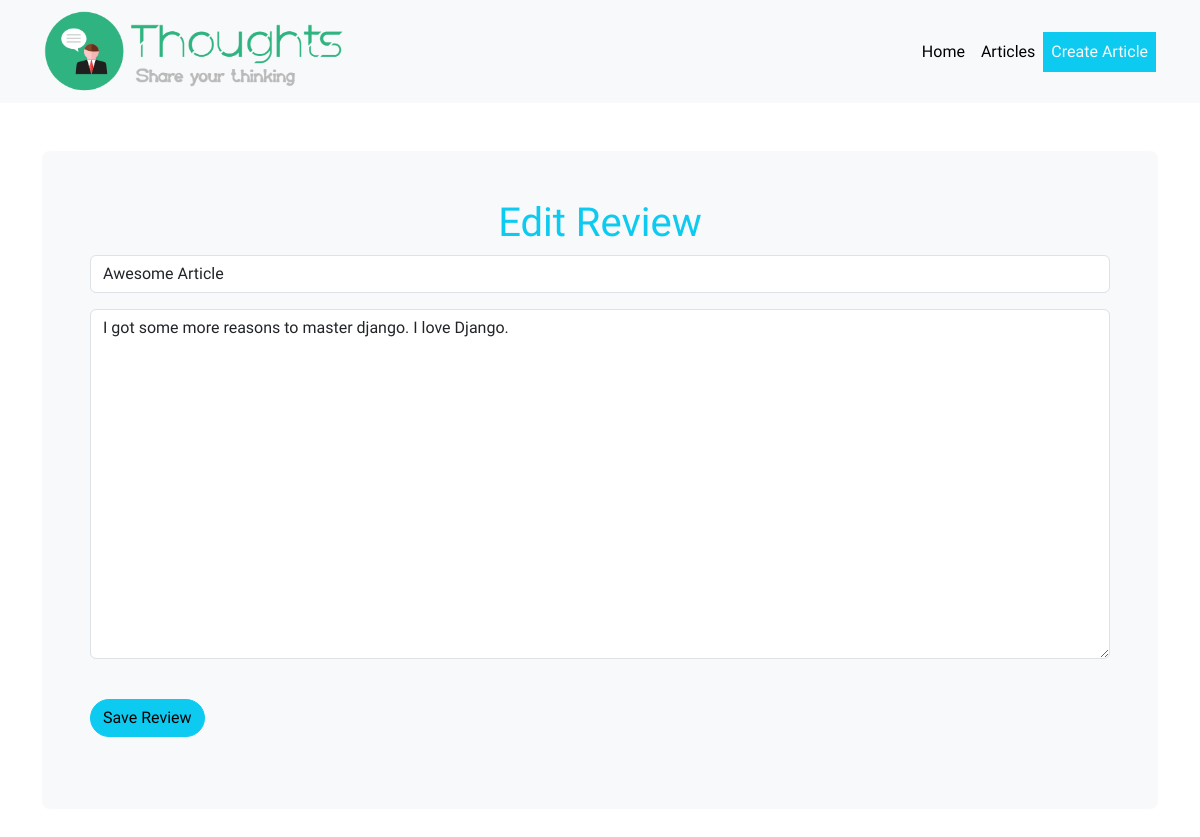
The app's page /article/review/1/edit (signed in), older data.
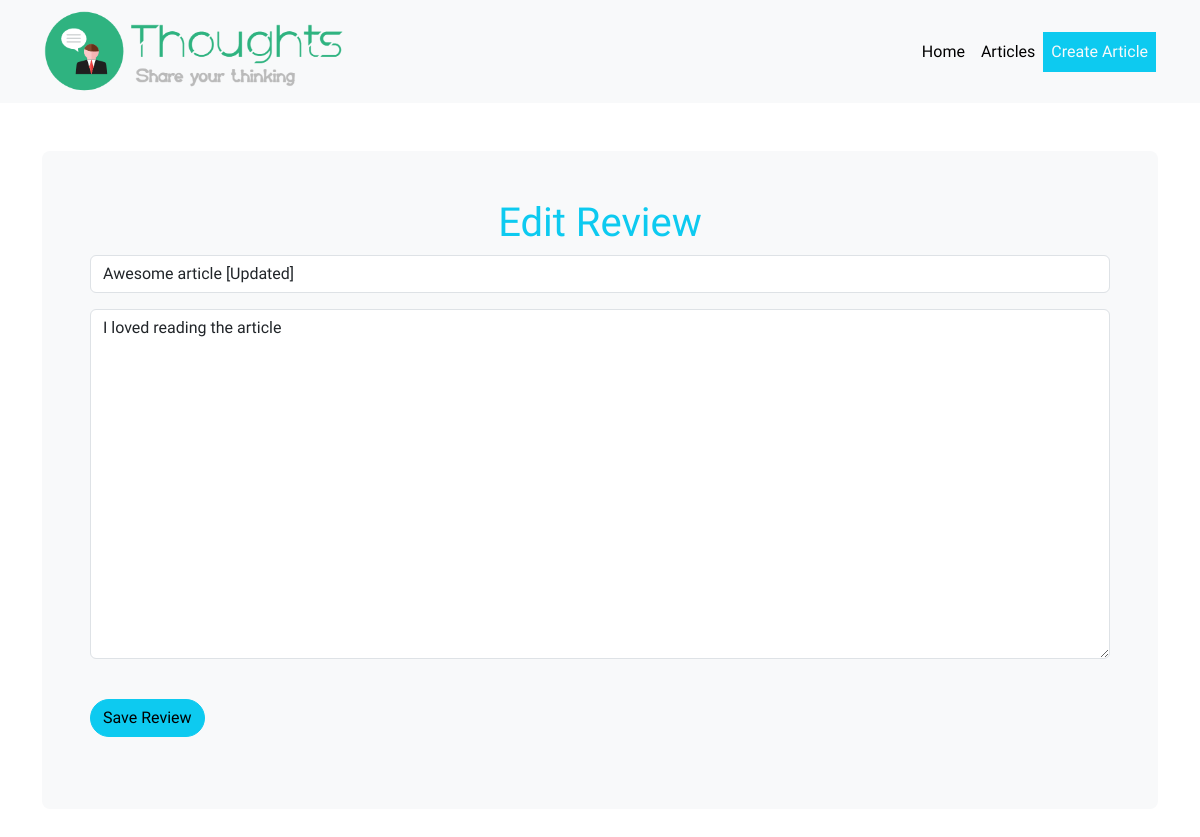
The same page, newer data.
### article/models.py (models this page shows)
class Review(models.Model):
    title = models.CharField(max_length=30)
    body = models.TextField()
    createdAt = models.DateTimeField(auto_now=True)
    user = models.ForeignKey(User, on_delete=models.CASCADE)
    article = models.ForeignKey(Article, on_delete=models.CASCADE)
    def __str__(self):
        return self.title

### article/views.py (the view)
# urls.py: path("article/review/<int:pk>/edit", views.reviewUpdate, name="article.review_update"),
def reviewUpdate(request, pk):
    if request.method == "POST":
        pk = request.POST['id']
        title = request.POST['title']
        body = request.POST['body']
        review = Review.objects.get(pk=pk)
        review.title = title
        review.body = body
        review.save()
        return HttpResponseRedirect(reverse("user.own_profile", kwargs={'username': request.user.username} ))
    else:
        review = Review.objects.get(pk=pk)
        print(review)
        context = {
            'review': review
        }
        return render(request,'article/review-update.html', context)

### article/templates/article/review-update.html (shortened to what this page needs)
{% extends 'base/base.html' %}
{% block content %}
    <div class="row justify-content-center">
        <div class="col-12">
            <form method="POST" class="bg-light rounded-3 p-5">
                <h1 class="text-center text-info">Edit Review</h1><h></h1>
                <input type="text" name="title" class="form-control mb-3"  placeholder="Title" value="{{review.title}}">
                <textarea name="body" rows="14" class="form-control mb-3" placeholder="Describe in detail">{{review.body}}</textarea>
                <button type="submit" class="btn btn-info rounded-pill my-4"> Save Review </button>
            </form>
        </div>
    </div>
{% endblock %}

### templates/base/base.html (shortened to what this page needs)
<!DOCTYPE html>
<html lang="en">
  <head>
    {% load static %}
    <link rel="stylesheet" href="{% static 'base/bootstrap.css' %}" />
    <link rel="stylesheet" href="{% static 'base/style.css' %}" />
  </head>
  <body>
    <nav class="navbar mb-5 navbar-expand-lg navbar-light bg-light">
      <div class="container-fluid">
        <a href="/" class="navbar-brand">
          <img
            id="logo"
            src="{% static 'base/logo.png' %}"
            alt="logo"
            srcset=""
          />
        </a>
        <div class="collapse navbar-collapse" id="navbarColor03">
          <ul class="navbar-nav ms-auto">
            <li class="nav-item">
              <a class="nav-link text-center active" href="/">Home </a>
            </li>
            <li class="nav-item">
              <a class="nav-link text-center active" href="/articles"
                >Articles</a
              >
            </li>
            <li class="nav-item">
              <a class="nav-link text-center text-light bg-info" href="/article/create"
                >Create Article</a
              >
            </li>
            {% if user.is_authenticated %}
              <li class="nav-item dropdown dropstart me-3">
                <img src="{% static 'base/person.svg' %}" class="nav-link dropdown-toggle person" id="person-dropdown" role="button" data-bs-toggle="dropdown" aria-expanded="false" />
            </li>
            {% else %}
              <li class="nav-item">
                <a class="nav-link bg-success text-light text-center active" href="/log-in">Login</a>
              </li>
            {% endif %}
          </ul>
        </div>
      </div>
    </nav>
    <div class="container">{% block content %} {% endblock %}</div>
  </body>
</html>

### static/base/style.css (style rules this page uses)
body { font-family: Quicksand, 'Segoe UI', Tahoma, Geneva, Verdana, sans-serif; }
.navbar { padding-top: 0; padding-bottom: 0; }
#logo { height: 93px; }

Row changes from the older to the newer data that the page shows:
changed Review: title "Awesome Article" → "Awesome article [Updated]"; body "I got some more reasons to master django. I love Django." → "I loved reading the article"
